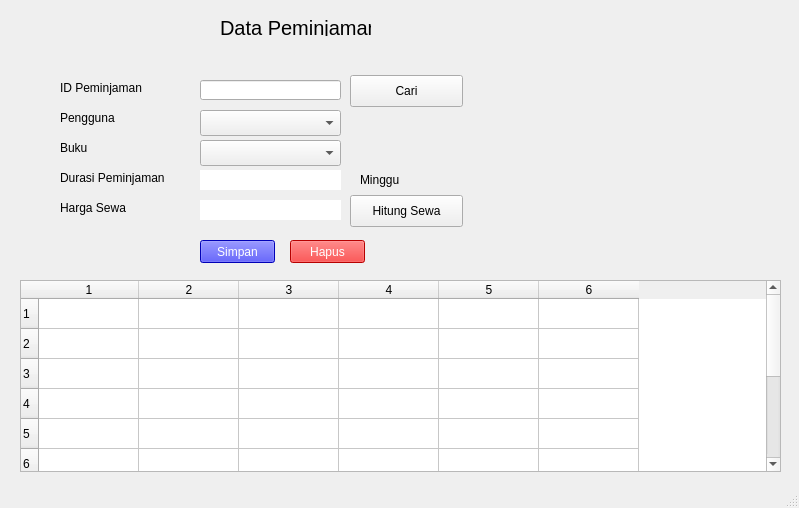
<?xml version="1.0" encoding="UTF-8"?>
<ui version="4.0">
 <class>MainWindow</class>
 <widget class="QMainWindow" name="MainWindow">
  <property name="geometry">
   <rect>
    <x>0</x>
    <y>0</y>
    <width>799</width>
    <height>508</height>
   </rect>
  </property>
  <property name="windowTitle">
   <string>Aplikasi Perpustakaan - Data Peminjaman</string>
  </property>
  <widget class="QWidget" name="centralwidget">
   <widget class="QLabel" name="label">
    <property name="geometry">
     <rect>
      <x>220</x>
      <y>20</y>
      <width>151</width>
      <height>16</height>
     </rect>
    </property>
    <property name="font">
     <font>
      <pointsize>15</pointsize>
     </font>
    </property>
    <property name="text">
     <string>Data Peminjaman</string>
    </property>
   </widget>
   <widget class="QLabel" name="label_2">
    <property name="geometry">
     <rect>
      <x>60</x>
      <y>80</y>
      <width>101</width>
      <height>16</height>
     </rect>
    </property>
    <property name="text">
     <string>ID Peminjaman</string>
    </property>
   </widget>
   <widget class="QLineEdit" name="txtId">
    <property name="geometry">
     <rect>
      <x>200</x>
      <y>80</y>
      <width>141</width>
      <height>20</height>
     </rect>
    </property>
   </widget>
   <widget class="QLabel" name="label_3">
    <property name="geometry">
     <rect>
      <x>60</x>
      <y>110</y>
      <width>91</width>
      <height>16</height>
     </rect>
    </property>
    <property name="text">
     <string>Pengguna</string>
    </property>
   </widget>
   <widget class="QPushButton" name="btnSimpan">
    <property name="geometry">
     <rect>
      <x>200</x>
      <y>240</y>
      <width>75</width>
      <height>23</height>
     </rect>
    </property>
    <property name="styleSheet">
     <string notr="true">#btnSimpan{
	color: rgb(255, 255, 255);
	background-color: rgb(0, 0, 255);
}</string>
    </property>
    <property name="text">
     <string>Simpan</string>
    </property>
   </widget>
   <widget class="QTableWidget" name="gridMasterPengguna">
    <property name="geometry">
     <rect>
      <x>20</x>
      <y>280</y>
      <width>761</width>
      <height>192</height>
     </rect>
    </property>
    <property name="rowCount">
     <number>10</number>
    </property>
    <property name="columnCount">
     <number>6</number>
    </property>
    <row/>
    <row/>
    <row/>
    <row/>
    <row/>
    <row/>
    <row/>
    <row/>
    <row/>
    <row/>
    <column/>
    <column/>
    <column/>
    <column/>
    <column/>
    <column/>
   </widget>
   <widget class="QPushButton" name="btnHapus">
    <property name="geometry">
     <rect>
      <x>290</x>
      <y>240</y>
      <width>75</width>
      <height>23</height>
     </rect>
    </property>
    <property name="styleSheet">
     <string notr="true">#btnHapus{
	color: rgb(255, 255, 255);
	background-color: rgb(255, 0, 0);
}
</string>
    </property>
    <property name="text">
     <string>Hapus</string>
    </property>
   </widget>
   <widget class="QLineEdit" name="txtRentDuration">
    <property name="geometry">
     <rect>
      <x>200</x>
      <y>170</y>
      <width>141</width>
      <height>20</height>
     </rect>
    </property>
    <property name="frame">
     <bool>false</bool>
    </property>
    <property name="echoMode">
     <enum>QLineEdit::Normal</enum>
    </property>
    <property name="readOnly">
     <bool>false</bool>
    </property>
   </widget>
   <widget class="QLabel" name="label_4">
    <property name="geometry">
     <rect>
      <x>60</x>
      <y>170</y>
      <width>131</width>
      <height>16</height>
     </rect>
    </property>
    <property name="text">
     <string>Durasi Peminjaman</string>
    </property>
   </widget>
   <widget class="QPushButton" name="btnCari">
    <property name="geometry">
     <rect>
      <x>350</x>
      <y>75</y>
      <width>113</width>
      <height>32</height>
     </rect>
    </property>
    <property name="text">
     <string>Cari</string>
    </property>
   </widget>
   <widget class="QLineEdit" name="txtSubtotal">
    <property name="geometry">
     <rect>
      <x>200</x>
      <y>200</y>
      <width>141</width>
      <height>20</height>
     </rect>
    </property>
    <property name="frame">
     <bool>false</bool>
    </property>
    <property name="echoMode">
     <enum>QLineEdit::Normal</enum>
    </property>
    <property name="readOnly">
     <bool>false</bool>
    </property>
   </widget>
   <widget class="QLabel" name="label_5">
    <property name="geometry">
     <rect>
      <x>60</x>
      <y>200</y>
      <width>131</width>
      <height>16</height>
     </rect>
    </property>
    <property name="text">
     <string>Harga Sewa</string>
    </property>
   </widget>
   <widget class="QLabel" name="label_6">
    <property name="geometry">
     <rect>
      <x>60</x>
      <y>140</y>
      <width>91</width>
      <height>16</height>
     </rect>
    </property>
    <property name="text">
     <string>Buku</string>
    </property>
   </widget>
   <widget class="QComboBox" name="cboBookId">
    <property name="geometry">
     <rect>
      <x>200</x>
      <y>140</y>
      <width>141</width>
      <height>26</height>
     </rect>
    </property>
   </widget>
   <widget class="QComboBox" name="cboUserId">
    <property name="geometry">
     <rect>
      <x>200</x>
      <y>110</y>
      <width>141</width>
      <height>26</height>
     </rect>
    </property>
   </widget>
   <widget class="QLabel" name="label_9">
    <property name="geometry">
     <rect>
      <x>360</x>
      <y>172</y>
      <width>131</width>
      <height>16</height>
     </rect>
    </property>
    <property name="text">
     <string>Minggu</string>
    </property>
   </widget>
   <widget class="QPushButton" name="btnHitungSewa">
    <property name="geometry">
     <rect>
      <x>350</x>
      <y>195</y>
      <width>113</width>
      <height>32</height>
     </rect>
    </property>
    <property name="text">
     <string>Hitung Sewa</string>
    </property>
   </widget>
  </widget>
  <widget class="QStatusBar" name="statusbar"/>
 </widget>
 <resources/>
 <connections/>
</ui>
